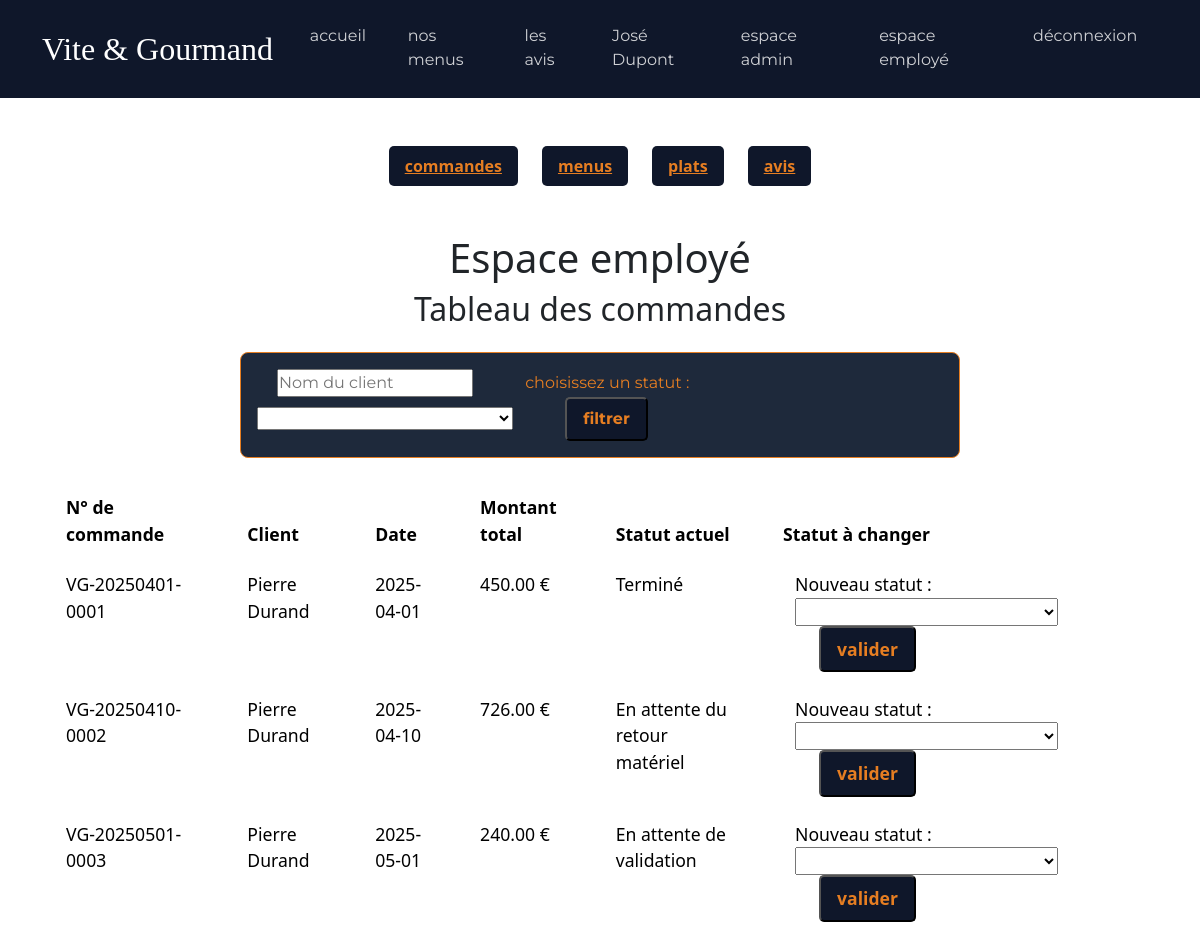
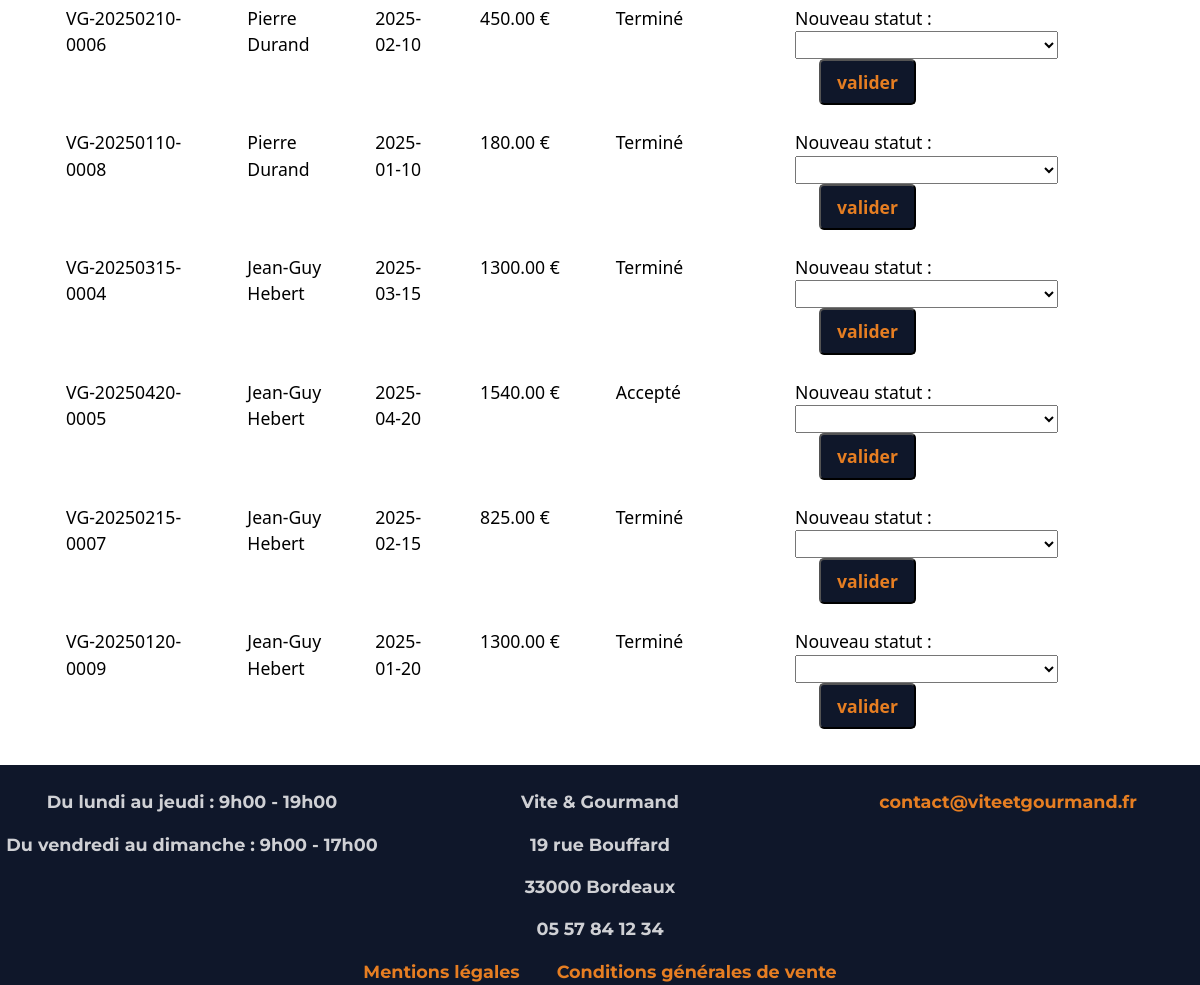
Screenshot of /employe (signed in) with the database file from the repository (2 pictures, top to bottom).
### tables this page shows
CREATE TABLE commande(
   Id_commande INT AUTO_INCREMENT,
   date_commande DATE NOT NULL,
   nbre_pers INT NOT NULL,
   nbre_pers_vegetarien INT,
   montant_total DECIMAL(15,2) NOT NULL,
   prix_livraison DECIMAL(15,2),
   type_livraison VARCHAR(50) NOT NULL,
   adresse_livraison VARCHAR(255),
   code_postal_livraison INT,
   ville_livraison VARCHAR(255) ,
   heure_livraison TIME NOT NULL,
   date_livraison DATE NOT NULL,
   pret_materiel BOOLEAN DEFAULT 0,
   restitution_materiel BOOLEAN DEFAULT 0,
   Id_menu INT NOT NULL,
   Id_Utilisateur INT NOT NULL,
   PRIMARY KEY(Id_commande),
   FOREIGN KEY(Id_menu) REFERENCES menu(Id_menu),
   FOREIGN KEY(Id_Utilisateur) REFERENCES utilisateur(Id_Utilisateur)
);

CREATE TABLE utilisateur(
   Id_Utilisateur INT AUTO_INCREMENT,
   nom VARCHAR(255) NOT NULL,
   prenom VARCHAR(255) NOT NULL,
   email VARCHAR(255) NOT NULL,
   mot_de_passe VARCHAR(255) NOT NULL,
   telephone VARCHAR(50) NOT NULL,
   adresse VARCHAR(255) NOT NULL,
   code_postal VARCHAR(50) NOT NULL,
   ville VARCHAR(255) NOT NULL,
   actif BOOLEAN NOT NULL DEFAULT 1,
   Id_role INT NOT NULL,
    
   must_change_password BOOLEAN NOT NULL DEFAULT 0,
   PRIMARY KEY(Id_Utilisateur),
   UNIQUE(email),
   FOREIGN KEY(Id_role) REFERENCES roles(Id_role)
);

### src/controllers/EmployeController.php (called while the page is built, shortened)
<?php
class EmployeController
{
    public function showOrders()
    {
        $filters = [
            'statut' => $_GET['statut'] ?? null,
            'client' => $_GET['client'] ?? null,
        ];
        $orders = EmployeModel::getAllOrders($filters);
        require_once(__DIR__ . '/../views/employe/commandes.php');
    }
}

### src/core/Router.php (called while the page is built, shortened)
<?php
class Router
{
    private $routes = [];
    public function add($url, $action)
    {
        $this->routes[$url] = $action;
    }
    public function dispatch()
    {
        $path = parse_url($_SERVER['REQUEST_URI'], PHP_URL_PATH);
        $path = rtrim($path, "/");
        try {
            $action = $this->routes[$path];
            $nomMethode = $action[1];
            $controller = new $nomController();
            $controller->$nomMethode();
        } catch (\Throwable $th) {
            http_response_code(500);
            die("Erreur serveur : " . $th->getMessage());
        }
    }
}

### public/index.php (called while the page is built, shortened)
<?php
$router = new Router();
$router->add('/', [HomeController::class, 'index']);
$router->add('/menus', [MenuController::class, 'index']);
$router->add('/menus/detail', [MenuController::class, 'showDetails']);
$router->add('/menus/filter', [MenuController::class, 'filter']);
$router->add('/connexion', [AuthController::class, 'handleLogin']);
$router->add('/logout', [AuthController::class, 'logout']);
$router->add('/inscription', [AuthController::class, 'handleSignUp']);
$router->add('/mot-de-passe-oublie', [AuthController::class, 'handleResetPassword']);
$router->add('/contact', [ContactController::class, 'handleContact']);
$router->add('/avis', [AvisController::class, 'index']);
$router->add('/commande', [OrderController::class, 'handleOrder']);
$router->add('/mon-espace', []);
$router->add('/mon-espace/commandes', [OrderController::class, 'showUserOrders']);
$router->add('/mon-espace/commandes/modifier', [OrderController::class, 'updateOrder']);
$router->add('/mon-espace/commandes/annuler', [OrderController::class, 'deleteOrder']);
$router->add('/mon-espace/avis', [OrderController::class, 'LeaveReview']);
$router->add('/mon-espace/profil', [UserController::class, 'updateProfil']);
$router->add('/employe', [EmployeController::class, 'showOrders']);
$router->add('/employe/statut', [EmployeController::class, 'handleUpdateStatus']);
$router->add('/employe/menus', [EmployeController::class, 'handleMenus']);
$router->add('/employe/plats', [EmployeController::class, 'handlePlats']);
$router->add('/employe/avis', [EmployeController::class, 'handleReviews']);
$router->add('/admin', [AdminController::class, 'handleNewEmploye']);
$router->add('/admin/stats', [AdminController::class, 'handleStats']);
$router->add('/cgv', [LegalController::class, 'showCgv']);
$router->add('/mentions-legales', [LegalController::class, 'showMentionsLegales']);
$router->dispatch();

### src/models/EmployeModel.php (called while the page is built, shortened)
<?php
class EmployeModel
{
    public static function getAllOrders($filters)
    {
        $pdo = DatabaseConnection::getInstance();
        $sql = "SELECT commande.*, utilisateur.nom, utilisateur.prenom,
        (SELECT statut_commande.libelle
        FROM commande_statut_commande
        JOIN statut_commande ON commande_statut_commande.Id_Statut_commande = statut_commande.ID_statut_commande
        WHERE commande_statut_commande.Id_commande = commande.Id_commande
        ORDER BY date_changement DESC
        LIMIT 1) AS statut_actuel
        FROM commande
        JOIN utilisateur ON commande.Id_Utilisateur = utilisateur.Id_Utilisateur
        WHERE 1 = 1
        ";
        $params = [];
        $stmt = $pdo->prepare($sql);
        $stmt->execute($params);
        $orders = $stmt->fetchAll();
        return $orders;
    }
}

### src/views/employe/commandes.php (the view, shortened to what this page needs)
<?php require_once('../src/views/layouts/header.php'); ?>
<?php require_once('../src/views/layouts/nav-employe.php'); ?>
<div class="employe text-center mt-4 mb-4">
    <h1>Espace employé</h1>
    <h2>Tableau des commandes</h2>
</div>
<div class="container filters mb-4 py-3">
    <form method="GET" action="/employe">
        <input class="mx-4" type="text" name="client" placeholder="Nom du client">
        <label class="ms-4" for="statut-select">choisissez un statut&nbsp;:</label>
        <select class="ms-1" name="statut" id="statut-select">
            <option value=""></option>
            <option value="En attente de validation">En attente de validation</option>
        </select>
        <button class="connect-button mx-5" type="submit">filtrer</button>
    </form>
</div>
<div class="container mb-4">
    <table class="table table-hover table-borderless table-responsive-md">
        <thead>
            <tr>
                <th scope="col">N° de commande</th>
                <th scope="col">Client</th>
                <th scope="col">Date</th>
                <th scope="col">Montant total</th>
                <th scope="col">Statut actuel</th>
                <th scope="col">Statut à changer</th>
            </tr>
        </thead>
        <tbody>
            <?php foreach ($orders as $order): ?>
                <tr>
                    <td><?= 'VG-' . date('Ymd', strtotime($order['date_commande'])) . '-' . sprintf('%04d', $order['Id_commande']) ?></td>
                    <td><?= htmlspecialchars($order['prenom'] . ' ' . $order['nom']) ?></td>
                    <td><?= htmlspecialchars($order['date_commande']) ?></td>
                    <td><?= htmlspecialchars($order['montant_total']) ?> €</td>
                    <td><?= htmlspecialchars($order['statut_actuel']) ?></td>
                    <td>
                        <form class="container" method="POST" action="/employe/statut">
                            <label for="statut-select">Nouveau statut&nbsp;:</label>
                            <select name="nouveau_statut" id="nouveau_statut">
                                <option value=""></option>
                                <option value="Accepté">Accepté</option>
                            </select>
                            <button class="connect-button ms-4" type="submit">valider</button>
                        </form>
                    </td>
                </tr>
            <?php endforeach; ?>
        </tbody>
    </table>
</div>
<?php require_once('../src/views/layouts/footer.php'); ?>

### public/assets/css/style.css (style rules this page uses)
* { padding: 0; margin: 0; }
:root { --couleur-primary: #0056b3; --couleur-secondary: #e67e22; --couleur-dark: #0f172a; --couleur-bg-dark: #1e293b; --font-titre: "Playfair Display", serif; --font-texte: "Montserrat", sans-serif; }
.connect-button { padding: 0.5rem 1rem; background-color: var(--couleur-dark); border-radius: 5px; color: var(--couleur-secondary); font-weight: bold; transition: transform 0.3s ease, box-shadow 0.3s ease; }
.filters { font-family: var(--font-texte); color: var(--couleur-secondary); border: 1px solid var(--couleur-secondary); background-color: var(--couleur-bg-dark); border-radius: 8px; width: 60%; }
th { color: var(--couleur-primary); }
.table { font-size: 1.1rem; }
.table th, .table td { padding: 0.75rem 1.5rem; }

### rows the page displays
commande: date_commande "20250401", Id_commande "0001", Id_Utilisateur.nom "Pierre Durand", date_commande "2025-04-01", montant_total "450.00", statut_actuel "Terminé"
commande: date_commande "20250410", Id_commande "0002", Id_Utilisateur.nom "Pierre Durand", date_commande "2025-04-10", montant_total "726.00", statut_actuel "En attente du retour matériel"
commande: date_commande "20250501", Id_commande "0003", Id_Utilisateur.nom "Pierre Durand", date_commande "2025-05-01", montant_total "240.00", statut_actuel "En attente de validation"
commande: date_commande "20250210", Id_commande "0006", Id_Utilisateur.nom "Pierre Durand", date_commande "2025-02-10", montant_total "450.00", statut_actuel "Terminé"
commande: date_commande "20250110", Id_commande "0008", Id_Utilisateur.nom "Pierre Durand", date_commande "2025-01-10", montant_total "180.00", statut_actuel "Terminé"
commande: date_commande "20250315", Id_commande "0004", Id_Utilisateur.nom "Jean-Guy Hebert", date_commande "2025-03-15", montant_total "1300.00", statut_actuel "Terminé"
commande: date_commande "20250420", Id_commande "0005", Id_Utilisateur.nom "Jean-Guy Hebert", date_commande "2025-04-20", montant_total "1540.00", statut_actuel "Accepté"
commande: date_commande "20250215", Id_commande "0007", Id_Utilisateur.nom "Jean-Guy Hebert", date_commande "2025-02-15", montant_total "825.00", statut_actuel "Terminé"
commande: date_commande "20250120", Id_commande "0009", Id_Utilisateur.nom "Jean-Guy Hebert", date_commande "2025-01-20", montant_total "1300.00", statut_actuel "Terminé"

### other values shown
$_SESSION['prenom'] "José"
$_SESSION['nom'] "Dupont"
